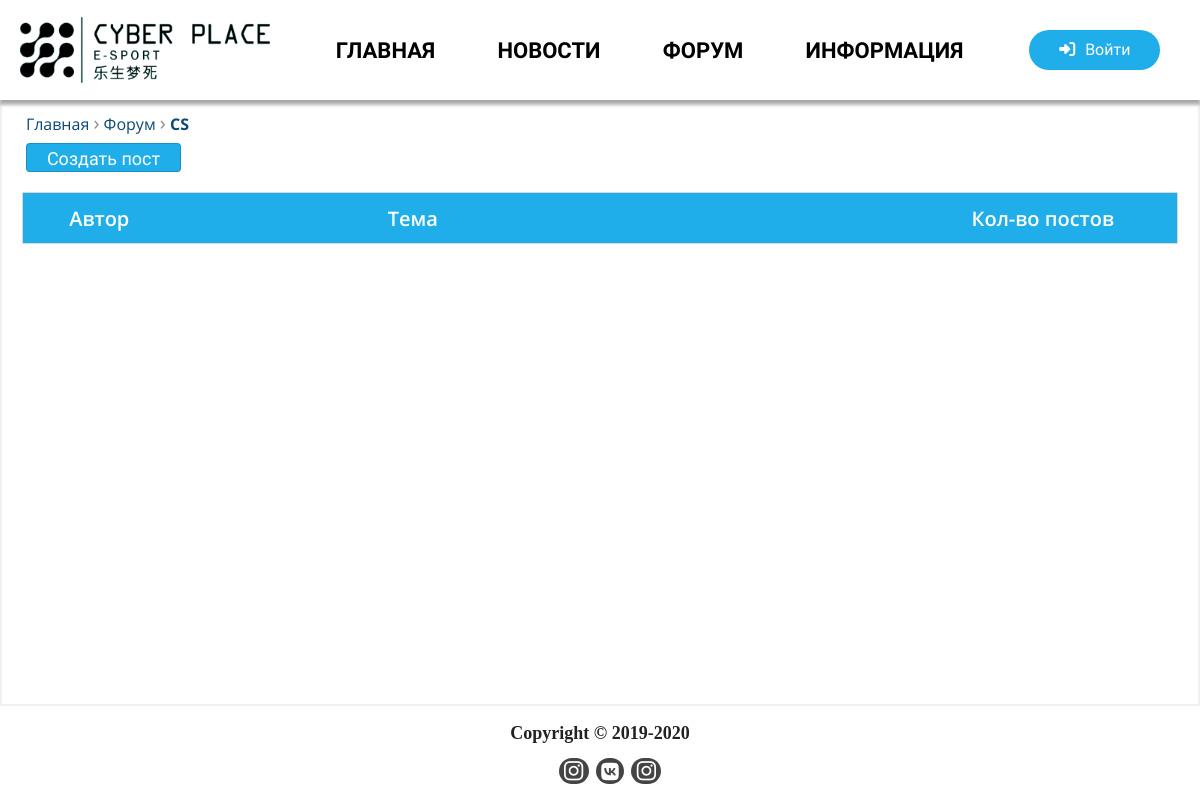
/forum/1/, run on an earlier commit of the app's database.
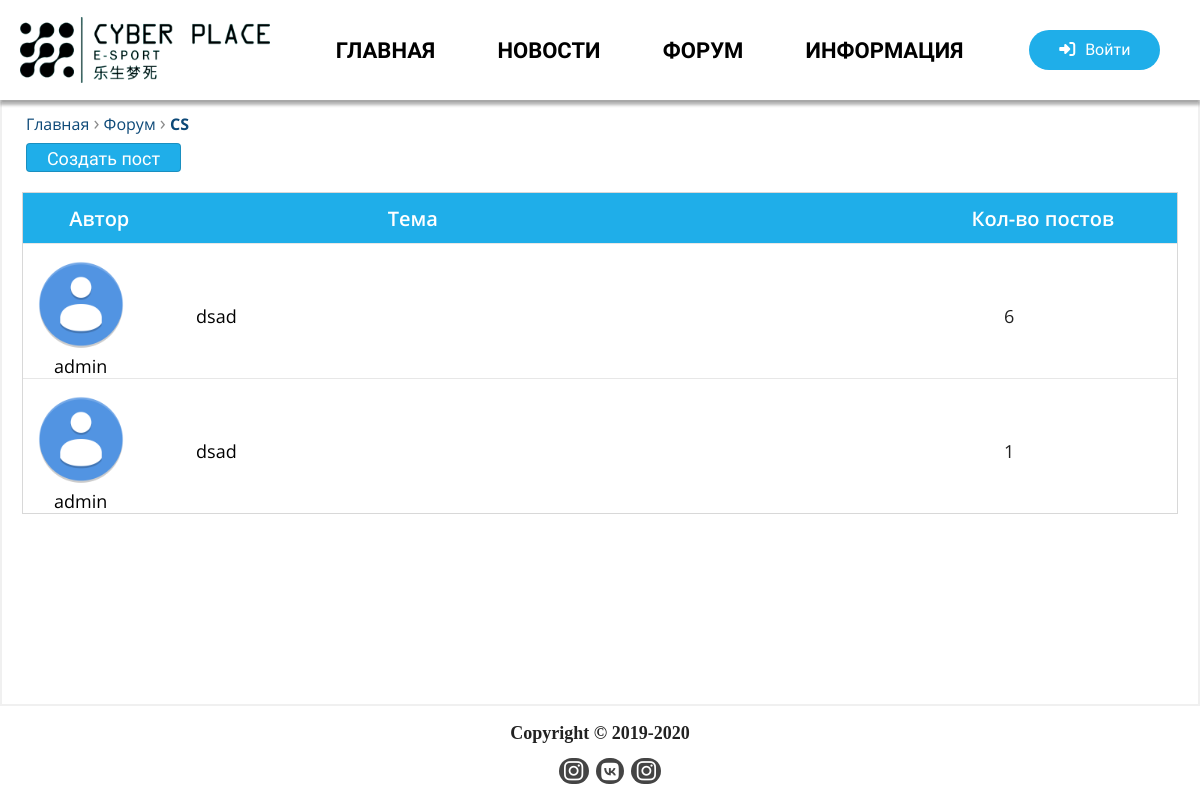
And on a later commit of the database.
### forum/models.py (models this page shows, shortened)
class ForumTop(models.Model):
    forumTitle = models.ForeignKey(ForumTitle, on_delete=models.CASCADE, verbose_name="Раздел")
    name = models.CharField("Название", max_length = 50)
    post_count = models.IntegerField("Колличество подтем", default=0)
    image = models.ImageField('Изоображение', default='')
    class Meta:
        verbose_name = 'Тему'
        verbose_name_plural = 'Темы'

class ForumMiddle(models.Model):
    forumTop = models.ForeignKey(ForumTop, on_delete=models.CASCADE, verbose_name="Тема")
    name = models.CharField("Название", max_length = 50)
    user = models.ForeignKey(User, on_delete=models.SET(get_sentinel_user), verbose_name="Создатель", null=True)
    date_create = models.DateTimeField("Дата создания", default = timezone.now)
    post_count = models.IntegerField("Колличество сообщений", default=0)
    class Meta:
        verbose_name = 'Подтему'
        verbose_name_plural = 'Подтемы'

### userProfile/models.py (models this page shows, shortened)
class User(AbstractUser):
    username = models.CharField('имя пользователя', max_length=150,unique=True, help_text=_('Required. 150 characters or fewer. Letters, digits and @/./+/-/_ only.'),
        validators=[validators.user_slug],
        error_messages={'unique': _("Пользователь с таким именем уже существует."),},
    )
    email = models.EmailField(_('Адрес электронной почты'), blank=False)
    get_news = models.BooleanField('Получать новости', default= False)
    image = models.ImageField('фото',upload_to='UserAvatars', default = 'UserAvatars/default.png')
    image_small = ImageSpecField([Adjust(contrast=1, sharpness=1),ResizeToFill(260, 256)], source='image',format='JPEG', options={'quality': 90})
    slug = models.SlugField('слыка на профиль', default = '')
    patronymic = models.CharField('Отчество', max_length=30, blank=True)
    dateBirth = models.DateField('дата рождения',blank=True, null=True)
    phone_validator = RegexValidator('^((8|\+7)[\- ]?)?(\(?\d{3}\)?[\- ]?)?[\d\- ]{7,10}$', message="Введите правильный номер.")
    phone = models.CharField('телефон',validators=[phone_validator],max_length = 30, blank=True, default='')
    skype = models.CharField('скайп', max_length = 30, blank=True, default="")
    addres = models.TextField('адресс', max_length = 200, blank=True, default="")
    friends = models.ManyToManyField("User", blank=True, verbose_name="Друзья", help_text = 'Удерживайте "Control", или "Command" на Mac, чтобы выбрать больше одного пользователя /// ')
    GENDER_CHOICES = (
        ('М', 'Мужской'),
        ('Ж', 'Женский'),
    )
    gender = models.CharField("Пол", max_length=1, choices=GENDER_CHOICES, null=True, blank=True)
    class Meta:
        verbose_name = 'Пользователя'
        verbose_name_plural = 'Пользователи'

### forum/views.py (the view, shortened to what this page needs)
# urls.py: path('<int:id>/', views.ForumTopView.as_view(), name='forumTop'),
class ForumTopView(FormView, DetailView, MultipleObjectMixin):
    model = ForumTop
    template_name = "forum/forumTop.html"
    pk_url_kwarg = 'id'
    context_object_name = 'forumTop'
    paginate_by = 10
    form2 = ForumMessageForm()
    form_class = ForumMiddleForm
    def get_context_data(self, **kwargs):
        object_list = ForumMiddle.objects.filter(forumTop=self.get_object()).order_by('-post_count')
        context = super(ForumTopView, self).get_context_data(object_list=object_list, form2=self.form2, **kwargs)
        return context

### templates/forum/forumTop.html (shortened to what this page needs)
{% extends 'index.html' %}
{% block content %}
{% load profile_tags %}
<div class="container">
    <div class="forum-navi">
        <a href="{% url 'main:index' %}">Главная</a>
        <span>&#8250;</span>
        <a href="{% url 'forum:forum' %}">Форум</a>
        <span>&#8250;</span>
        <a class="active" href="{% url 'forum:forumTop' forumTop.id %}">{{forumTop.name}}</a>
    </div>
    <p class="java-write-message create-message">Создать пост</p>
    <div class="forum-top">
        <div class="forum-titles">
            <p>Автор</p>
            <p>Тема</p>
            <p>Кол-во постов</p>
        </div>
        {% for forumMiddle in object_list  %}
        <div class="forum-block">
            <a class="block-img"> <img src="{{forumMiddle.user.image_small.url}}" alt=""> <p class="author">{{forumMiddle.user.username}}</p></a>
            <a class="block-text" href="{% url 'forum:forumMiddle' forumTop.id forumMiddle.id %}">{{forumMiddle.name}}</a>
            <p>{{forumMiddle.post_count}}</p>
        </div>
        {% endfor %}
    </div>
</div>
{% endblock %}

### templates/index.html (shortened to what this page needs)
<!DOCTYPE html>
{% load static %}
{% load profile_tags %}
<html lang="Ru-ru">
<head>
    <link rel="stylesheet" href="{% static 'libs/jquery/plugins/slick/slick.min.css' %}" />
    <link rel="stylesheet" href="{% static 'css/main.css' %}">
</head>
<body>
    <div class="wrapper">
        <header>
            <div class="container">
            <div class="header__logo">
                <a href="{%url 'main:index' %}"><img src="{% static 'images/logo.png' %}" alt=""></a>
            </div>
            <nav class="nav__js">
                <div class="nav__list">
                    <a href="{%url 'main:index' %}" class="nav-item">Главная</a>
                    <a href="{%url 'news:news' %}" class="nav-item">Новости</a>
                    <a href="{%url 'forum:forum' %}" class="nav-item">Форум</a>
                    <a href="{% url 'main:info' %}" class="nav-item">Информация</a>
                </div>
            </nav>
                {% if user.is_authenticated %}
                <div data-id="{{user.id}}" class="profile__opinion logout">
                    <div class="profile__background">
                        <a href="{% url 'profile:profile' user.slug %}"><img src="{{ user.image_small.url }}" alt=""></a>
                        <div class="links">
                            <a href="{% url 'profile:profile' user.slug %}">Профиль</a>
                            <a href="{% url 'accounts:logout'%} ">Выйти</a>
                        </div>
                    </div>
                </div>
                {% else %}
                <div class="login"><a href="{% url 'accounts:login' %}?next={{request.path}}"><span class="fas fa-sign-in-alt"></span>Войти</a></div>
                {% endif %}
            </div>
        </header>
        {% block content%}{% endblock %}
        <div class="footer">
            <div class="coperite">
                <strong>Copyright © 2019-2020</strong>
            </div>
            <div class="footer-links">
                <ul>
                    <li><a class="inst" title="Инстаграм Клин" href="https://www.instagram.com/cyber__place/?igshid=1odgo49e05gf2"><i class="fab fa-instagram"></i></a></li>
                    <li><a class="vkont" title="Вконтакте" href="https://vk.com/cyberplace_klin"><i class="fab fa-vk"></i></a></li>
                    <li><a class="inst" title="Инстаграм Солнечногорск" href="https://www.instagram.com/cyberplace_solnecnogorsk/"><i class="fab fa-instagram"></i></a></li>
                </ul>
            </div>
        </div>
    </div>
</body>
</html>

What changed in the data, as far as the page shows it:
added ForumMiddle: user.image_small (placeholder picture), user.username "admin", name "dsad", post_count "6"
added ForumMiddle: user.image_small (placeholder picture), user.username "admin", name "dsad", post_count "1"
